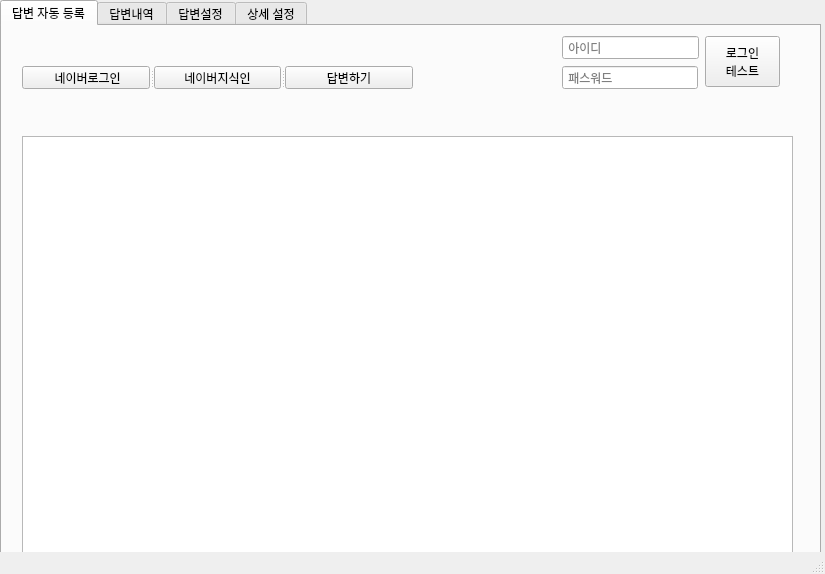
<?xml version="1.0" encoding="UTF-8"?>
<ui version="4.0">
 <class>MainWindow</class>
 <widget class="QMainWindow" name="MainWindow">
  <property name="geometry">
   <rect>
    <x>0</x>
    <y>0</y>
    <width>825</width>
    <height>574</height>
   </rect>
  </property>
  <property name="windowTitle">
   <string>MainWindow</string>
  </property>
  <widget class="QWidget" name="centralwidget">
   <widget class="QTabWidget" name="tabWidget">
    <property name="geometry">
     <rect>
      <x>0</x>
      <y>0</y>
      <width>821</width>
      <height>561</height>
     </rect>
    </property>
    <property name="sizePolicy">
     <sizepolicy hsizetype="Expanding" vsizetype="Expanding">
      <horstretch>0</horstretch>
      <verstretch>0</verstretch>
     </sizepolicy>
    </property>
    <property name="currentIndex">
     <number>0</number>
    </property>
    <widget class="QWidget" name="tab">
     <attribute name="title">
      <string>답변 자동 등록</string>
     </attribute>
     <widget class="QPushButton" name="megalogin">
      <property name="geometry">
       <rect>
        <x>703</x>
        <y>10</y>
        <width>75</width>
        <height>51</height>
       </rect>
      </property>
      <property name="text">
       <string>로그인
테스트</string>
      </property>
     </widget>
     <widget class="QTextEdit" name="textEdit">
      <property name="geometry">
       <rect>
        <x>20</x>
        <y>110</y>
        <width>771</width>
        <height>421</height>
       </rect>
      </property>
     </widget>
     <widget class="QLineEdit" name="myid">
      <property name="geometry">
       <rect>
        <x>560</x>
        <y>10</y>
        <width>137</width>
        <height>23</height>
       </rect>
      </property>
      <property name="placeholderText">
       <string> 아이디</string>
      </property>
     </widget>
     <widget class="QLineEdit" name="mypass">
      <property name="geometry">
       <rect>
        <x>560</x>
        <y>40</y>
        <width>136</width>
        <height>23</height>
       </rect>
      </property>
      <property name="contextMenuPolicy">
       <enum>Qt::DefaultContextMenu</enum>
      </property>
      <property name="echoMode">
       <enum>QLineEdit::Password</enum>
      </property>
      <property name="placeholderText">
       <string> 패스워드</string>
      </property>
     </widget>
     <widget class="QSplitter" name="splitter_2">
      <property name="geometry">
       <rect>
        <x>20</x>
        <y>40</y>
        <width>391</width>
        <height>23</height>
       </rect>
      </property>
      <property name="orientation">
       <enum>Qt::Horizontal</enum>
      </property>
      <widget class="QPushButton" name="naverLogin">
       <property name="text">
        <string> 네이버로그인</string>
       </property>
      </widget>
      <widget class="QPushButton" name="kinButton">
       <property name="text">
        <string>네이버지식인</string>
       </property>
      </widget>
      <widget class="QPushButton" name="answerButton">
       <property name="text">
        <string>답변하기</string>
       </property>
      </widget>
     </widget>
    </widget>
    <widget class="QWidget" name="tab_2">
     <attribute name="title">
      <string>답변내역</string>
     </attribute>
     <widget class="QTableWidget" name="kinListTable">
      <property name="geometry">
       <rect>
        <x>10</x>
        <y>50</y>
        <width>801</width>
        <height>451</height>
       </rect>
      </property>
      <column>
       <property name="text">
        <string>IDX</string>
       </property>
      </column>
      <column>
       <property name="text">
        <string>제목</string>
       </property>
      </column>
      <column>
       <property name="text">
        <string>내용</string>
       </property>
      </column>
      <column>
       <property name="text">
        <string>키워드</string>
       </property>
      </column>
      <column>
       <property name="text">
        <string>아이디</string>
       </property>
      </column>
     </widget>
     <widget class="QPushButton" name="kinListCall">
      <property name="geometry">
       <rect>
        <x>10</x>
        <y>10</y>
        <width>141</width>
        <height>31</height>
       </rect>
      </property>
      <property name="text">
       <string>리스트갱신</string>
      </property>
     </widget>
    </widget>
    <widget class="QWidget" name="tab_5">
     <attribute name="title">
      <string>답변설정</string>
     </attribute>
    </widget>
    <widget class="QWidget" name="tab_6">
     <attribute name="title">
      <string>상세 설정</string>
     </attribute>
    </widget>
   </widget>
  </widget>
  <widget class="QStatusBar" name="statusbar"/>
 </widget>
 <resources/>
 <connections/>
</ui>
